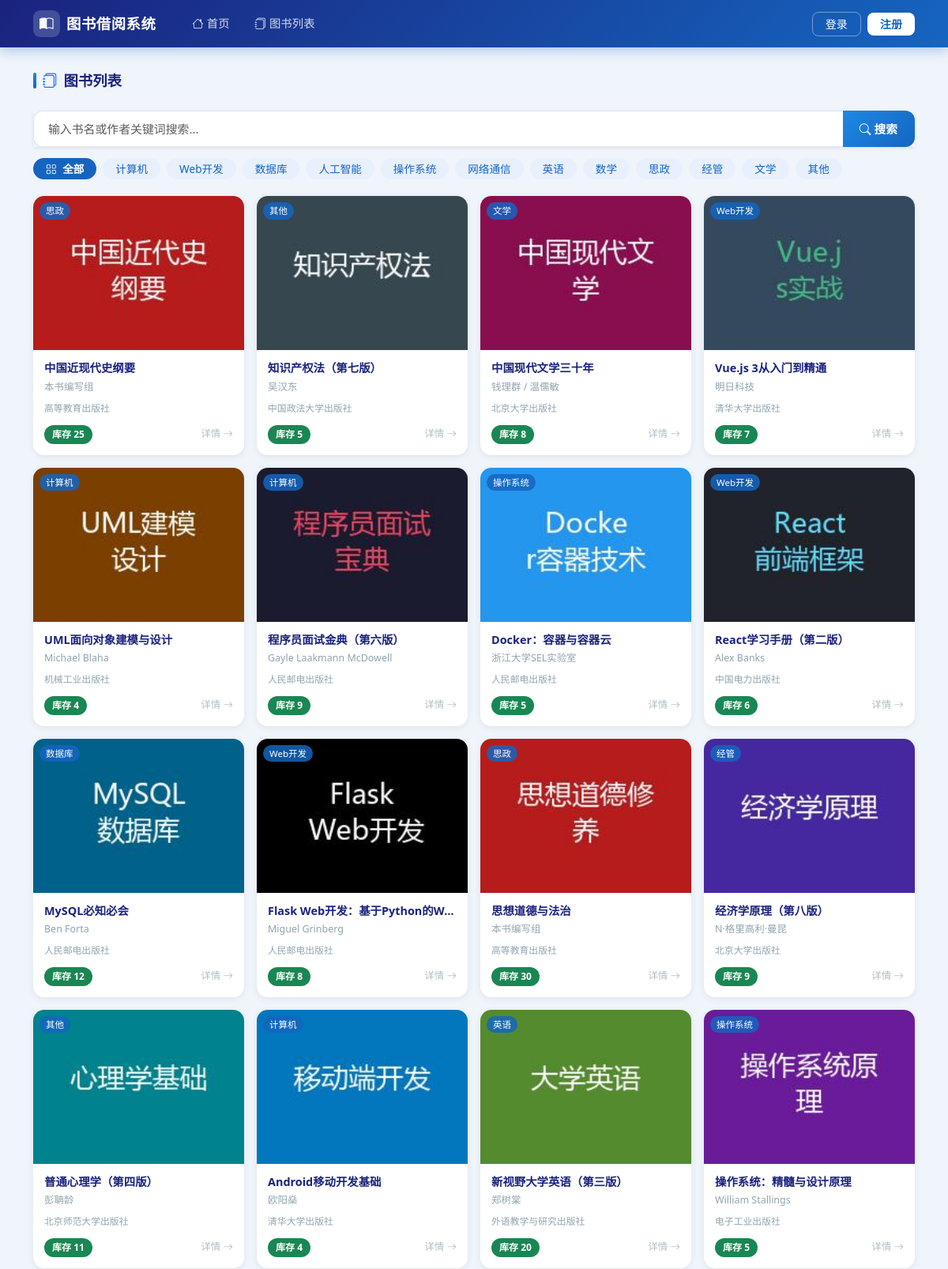
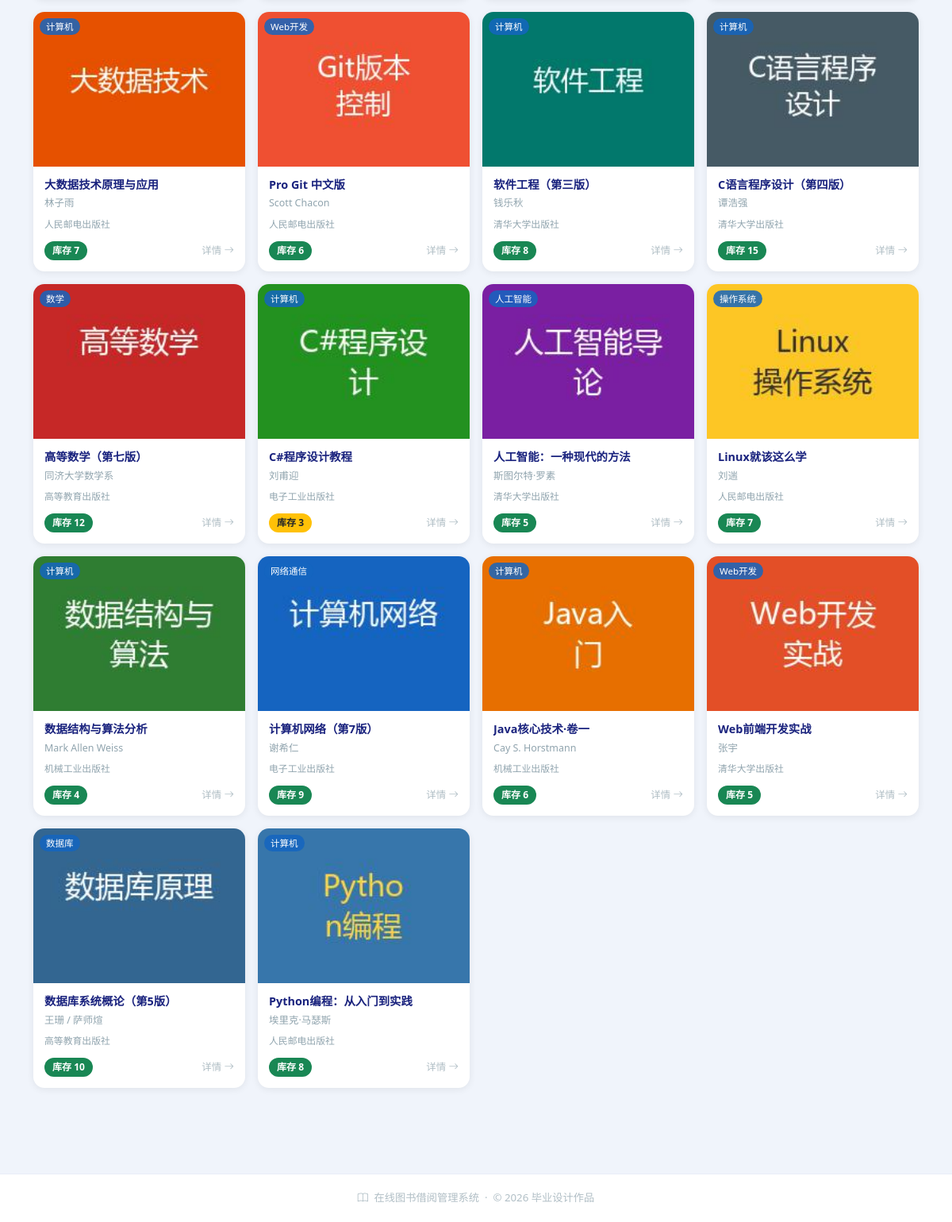
/books, run on the app's committed database (2 pictures, top to bottom).
### models.py (models this page shows, shortened)
class Book(db.Model):
    __tablename__ = 'book'
    id = db.Column(db.Integer, primary_key=True)
    title = db.Column(db.String(100), nullable=False)
    author = db.Column(db.String(50), nullable=False)
    publisher = db.Column(db.String(100))
    isbn = db.Column(db.String(30), unique=True)
    description = db.Column(db.Text)
    cover_image = db.Column(db.String(200), default='default.jpg')
    stock = db.Column(db.Integer, default=1)
    category = db.Column(db.String(50), default='其他')   # 图书分类
    created_at = db.Column(db.DateTime, default=datetime.now)
    borrow_records = db.relationship('BorrowRecord', backref='book', lazy=True)
    comments = db.relationship('Comment', backref='book', lazy=True)

### app.py (the view)
@app.route('/books')
def book_list():
    keyword  = request.args.get('keyword', '').strip()
    category = request.args.get('category', '全部')
    query = Book.query
    if keyword:
        query = query.filter(
            (Book.title.like(f'%{keyword}%')) | (Book.author.like(f'%{keyword}%'))
        )
    if category and category != '全部':
        query = query.filter_by(category=category)
    books = query.order_by(Book.created_at.desc()).all()
    return render_template('book_list.html', books=books,
                           keyword=keyword, category=category,
                           categories=CATEGORIES)

### templates/book_list.html (shortened to what this page needs)
{% extends 'base.html' %}
{% block content %}
<div class="section-title mb-4">
    <span class="title-dot"></span>
    <i class="bi bi-journals text-primary"></i> 图书列表
</div>
<form method="GET" action="{{ url_for('book_list') }}" class="mb-3">
    <div class="input-group search-box shadow-sm">
        <input type="text" name="keyword" class="form-control"
               placeholder="输入书名或作者关键词搜索..." value="{{ keyword }}">
        <button class="btn-search" type="submit">
            <i class="bi bi-search me-1"></i>搜索
        </button>
    </div>
</form>
<div class="mb-4 d-flex flex-wrap gap-2">
    {% for cat in categories %}
    <a href="{{ url_for('book_list', category=cat, keyword=keyword) }}"
       class="text-decoration-none">
        <span class="px-3 py-1 rounded-pill"
              style="font-size:.85rem;cursor:pointer;transition:all .18s;
                     {% if category == cat %}
                         background:#1565c0;color:#fff;font-weight:600;
                     {% else %}
                         background:#e8f0fe;color:#1565c0;
                     {% endif %}">
            {% if cat == '全部' %}<i class="bi bi-grid me-1"></i>{% endif %}
            {{ cat }}
        </span>
    </a>
    {% endfor %}
</div>
<div class="row g-3">
    {% if books %}
        {% for book in books %}
        <div class="col-6 col-md-4 col-lg-3">
            <a href="{{ url_for('book_detail', book_id=book.id) }}" class="text-decoration-none">
                <div class="book-card h-100">
                    <div style="position:relative">
                        <img src="{{ url_for('static', filename='images/' + book.cover_image) }}"
                             class="book-cover" alt="{{ book.title }}"
                             onerror="this.src='{{ url_for('static', filename='images/default.jpg') }}'">
                        {% if book.category %}
                        <span style="position:absolute;top:8px;left:8px;
                                     background:rgba(21,101,192,.85);color:#fff;
                                     font-size:.72rem;padding:2px 8px;border-radius:20px;
                                     backdrop-filter:blur(4px)">
                            {{ book.category }}
                        </span>
                        {% endif %}
                    </div>
                    <div class="card-body d-flex flex-column">
                        <div class="book-title" title="{{ book.title }}">{{ book.title }}</div>
                        <div class="book-author">{{ book.author }}</div>
                        {% if book.publisher %}
                        <div class="book-author" style="font-size:.74rem">{{ book.publisher }}</div>
                        {% endif %}
                        <div class="mt-auto pt-1 d-flex justify-content-between align-items-center">
                            <span class="stock-badge
                                {% if book.stock > 3 %}bg-success text-white
                                {% elif book.stock > 0 %}bg-warning text-dark
                                {% else %}bg-light text-secondary{% endif %}">
                                {% if book.stock > 0 %}库存 {{ book.stock }}{% else %}暂无库存{% endif %}
                            </span>
                            <span style="font-size:.78rem;color:#b0bec5">
                                详情 <i class="bi bi-arrow-right"></i>
                            </span>
                        </div>
                    </div>
                </div>
            </a>
        </div>
        {% endfor %}
    {% endif %}
</div>
{% endblock %}

### static/css/style.css (style rules this page uses)
*, *::before, *::after { box-sizing: border-box; }
body { font-family: "Microsoft YaHei", "PingFang SC", "Segoe UI", sans-serif; background: #f0f4fb; color: #2d3748; font-size: 15px; }
a { transition: color .2s; }
.section-title { font-size: 1.15rem; font-weight: 800; color: #1a237e; display: flex; align-items: center; gap: 8px; margin-bottom: 18px; }
.section-title .title-dot { width: 4px; height: 20px; background: linear-gradient(#1e88e5, #1565c0); border-radius: 2px; }
.book-card { border: none !important; border-radius: 14px !important; overflow: hidden; background: #fff; box-shadow: 0 2px 10px rgba(0,0,0,.07); transition: transform .22s ease, box-shadow .22s ease; cursor: pointer; }
.book-cover { width: 100%; height: 195px; object-fit: cover; display: block; }
.book-card .card-body { padding: 12px 14px 14px; }
.book-title { font-size: .9rem; font-weight: 700; color: #1a237e; white-space: nowrap; overflow: hidden; text-overflow: ellipsis; margin-bottom: 4px; }
.book-author { font-size: .78rem; color: #90a4ae; margin-bottom: 8px; }
.stock-badge { font-size: .75rem; font-weight: 600; padding: 3px 10px; border-radius: 20px; }
.search-box .form-control { border: 1.5px solid #dde3f0; border-right: none; border-radius: 12px 0 0 12px; padding: 11px 18px; font-size: .93rem; background: #fff; transition: border-color .2s, box-shadow .2s; }
.search-box .btn-search { background: linear-gradient(135deg, #1e88e5, #1565c0); border: none; color: #fff; padding: 11px 22px; border-radius: 0 12px 12px 0; font-weight: 600; font-size: .92rem; }

### data on the page
Book: cover_image (picture), category "思政", title "中国近现代史纲要", author "本书编写组", publisher "高等教育出版社", stock "25"
Book: cover_image (picture), category "其他", title "知识产权法（第七版）", author "吴汉东", publisher "中国政法大学出版社", stock "5"
Book: cover_image (picture), category "文学", title "中国现代文学三十年", author "钱理群 / 温儒敏", publisher "北京大学出版社", stock "8"
Book: cover_image (picture), category "Web开发", title "Vue.js 3从入门到精通", author "明日科技", publisher "清华大学出版社", stock "7"
Book: cover_image (picture), category "计算机", title "UML面向对象建模与设计", author "Michael Blaha", publisher "机械工业出版社", stock "4"
Book: cover_image (picture), category "计算机", title "程序员面试金典（第六版）", author "Gayle Laakmann McDowell", publisher "人民邮电出版社", stock "9"
Book: cover_image (picture), category "操作系统", title "Docker：容器与容器云", author "浙江大学SEL实验室", publisher "人民邮电出版社", stock "5"
Book: cover_image (picture), category "Web开发", title "React学习手册（第二版）", author "Alex Banks", publisher "中国电力出版社", stock "6"
Book: cover_image (picture), category "数据库", title "MySQL必知必会", author "Ben Forta", publisher "人民邮电出版社", stock "12"
Book: cover_image (picture), category "Web开发", title "Flask Web开发：基于Python的W…", author "Miguel Grinberg", publisher "人民邮电出版社", stock "8"
Book: cover_image (picture), category "思政", title "思想道德与法治", author "本书编写组", publisher "高等教育出版社", stock "30"
Book: cover_image (picture), category "经管", title "经济学原理（第八版）", author "N·格里高利·曼昆", publisher "北京大学出版社", stock "9"
Book: cover_image (picture), category "其他", title "普通心理学（第四版）", author "彭聃龄", publisher "北京师范大学出版社", stock "11"
Book: cover_image (picture), category "计算机", title "Android移动开发基础", author "欧阳燊", publisher "清华大学出版社", stock "4"
Book: cover_image (picture), category "英语", title "新视野大学英语（第三版）", author "郑树棠", publisher "外语教学与研究出版社", stock "20"
Book: cover_image (picture), category "操作系统", title "操作系统：精髓与设计原理", author "William Stallings", publisher "电子工业出版社", stock "5"
Book: cover_image (picture), category "计算机", title "大数据技术原理与应用", author "林子雨", publisher "人民邮电出版社", stock "7"
Book: cover_image (picture), category "Web开发", title "Pro Git 中文版", author "Scott Chacon", publisher "人民邮电出版社", stock "6"
Book: cover_image (picture), category "计算机", title "软件工程（第三版）", author "钱乐秋", publisher "清华大学出版社", stock "8"
Book: cover_image (picture), category "计算机", title "C语言程序设计（第四版）", author "谭浩强", publisher "清华大学出版社", stock "15"
Book: cover_image (picture), category "数学", title "高等数学（第七版）", author "同济大学数学系", publisher "高等教育出版社", stock "12"
Book: cover_image (picture), category "计算机", title "C#程序设计教程", author "刘甫迎", publisher "电子工业出版社", stock "3"
Book: cover_image (picture), category "人工智能", title "人工智能：一种现代的方法", author "斯图尔特·罗素", publisher "清华大学出版社", stock "5"
Book: cover_image (picture), category "操作系统", title "Linux就该这么学", author "刘遄", publisher "人民邮电出版社", stock "7"
Book: cover_image (picture), category "计算机", title "数据结构与算法分析", author "Mark Allen Weiss", publisher "机械工业出版社", stock "4"
Book: cover_image (picture), category "网络通信", title "计算机网络（第7版）", author "谢希仁", publisher "电子工业出版社", stock "9"
Book: cover_image (picture), category "计算机", title "Java核心技术·卷一", author "Cay S. Horstmann", publisher "机械工业出版社", stock "6"
Book: cover_image (picture), category "Web开发", title "Web前端开发实战", author "张宇", publisher "清华大学出版社", stock "5"
Book: cover_image (picture), category "数据库", title "数据库系统概论（第5版）", author "王珊 / 萨师煊", publisher "高等教育出版社", stock "10"
Book: cover_image (picture), category "计算机", title "Python编程：从入门到实践", author "埃里克·马瑟斯", publisher "人民邮电出版社", stock "8"

### other printed values
{{ cat }} "全部" "计算机" "Web开发" "数据库" "人工智能" "操作系统" "网络通信" "英语" "数学" "思政" "经管" "文学" "其他"
